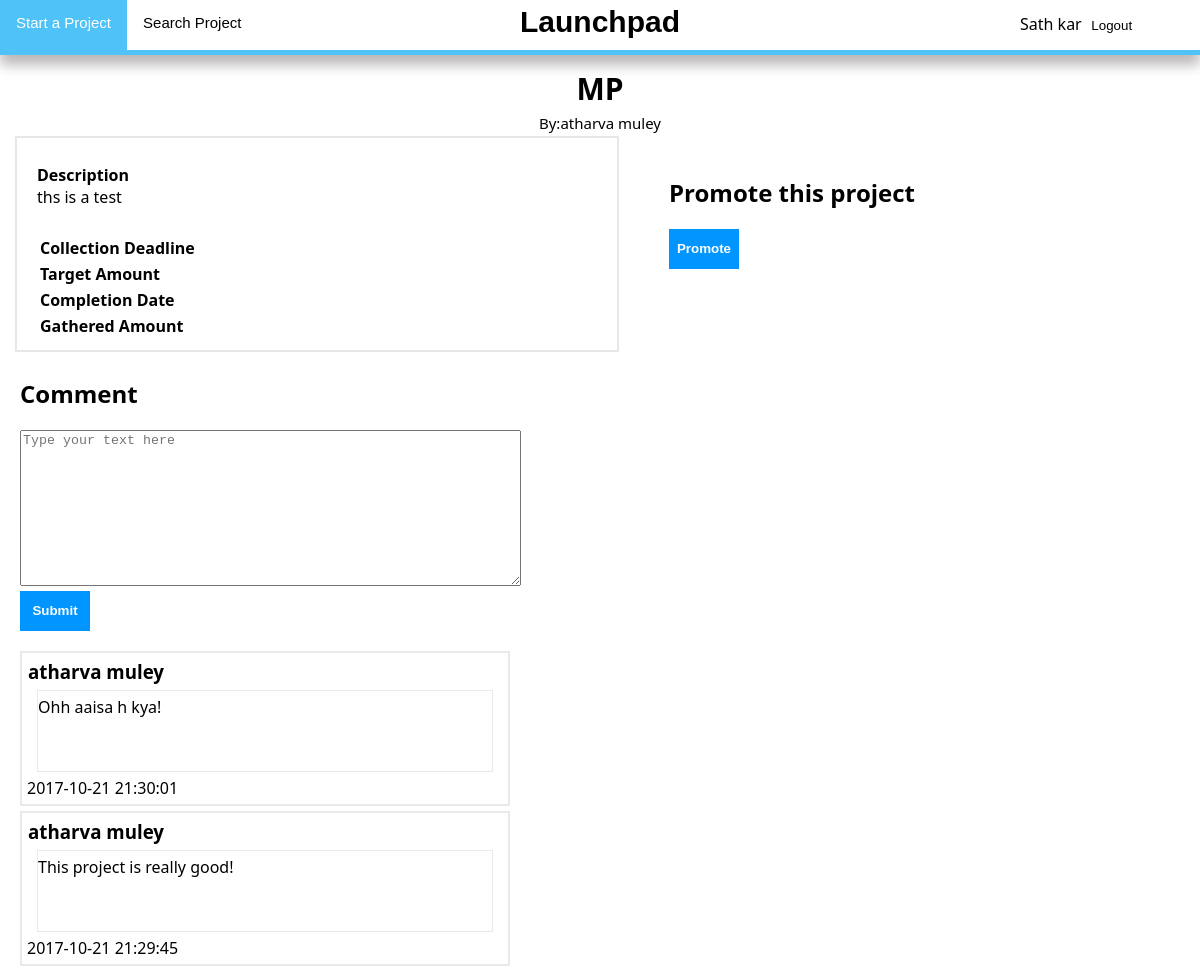
The page /project.php?id=8 (signed in) on the database its author committed.
### tables this page shows
CREATE TABLE `project` (
  `projectid` int(11) NOT NULL AUTO_INCREMENT,
  `project_title` varchar(500) DEFAULT NULL,
  `project_desc` varchar(500) DEFAULT NULL,
  `owner` int(11) DEFAULT NULL,
  `timestamp` datetime DEFAULT NULL,
  PRIMARY KEY (`projectid`),
  KEY `owner` (`owner`),
  CONSTRAINT `project_ibfk_1` FOREIGN KEY (`owner`) REFERENCES `user` (`userid`)
);

CREATE TABLE `user` (
  `userid` int(11) NOT NULL AUTO_INCREMENT,
  `first_name` varchar(30) DEFAULT NULL,
  `last_name` varchar(30) DEFAULT NULL,
  `email` varchar(50) DEFAULT NULL,
  `password` varchar(100) DEFAULT NULL,
  `wallet_balance` double DEFAULT NULL,
  `gender` enum('M','F') DEFAULT NULL,
  `contact` int(11) DEFAULT NULL,
  PRIMARY KEY (`userid`)
);

CREATE TABLE `project_livefeed` (
  `projectid` int(11) DEFAULT NULL,
  `userid` int(11) DEFAULT NULL,
  `comment` text,
  `timestamp` datetime DEFAULT NULL,
  `commentid` int(11) NOT NULL AUTO_INCREMENT,
  PRIMARY KEY (`commentid`),
  KEY `projectid` (`projectid`),
  KEY `userid` (`userid`),
  CONSTRAINT `project_livefeed_ibfk_1` FOREIGN KEY (`projectid`) REFERENCES `project` (`projectid`),
  CONSTRAINT `project_livefeed_ibfk_2` FOREIGN KEY (`userid`) REFERENCES `user` (`userid`)
);

### project.php (the view, shortened to what this page needs)
<?php
    include("db_config.php");
    if(isset($_GET['id'])){
        $projectid = $_GET['id'];
        $get_project_details = "SELECT * FROM project where projectid=".$projectid;
        $result = $conn->query($get_project_details);
        $row = $result->fetch_assoc();
        $project_title = $row['project_title'];
        $project_desciption = $row['project_desc'];
        $ownerid = $row['owner'];
        $get_project_statistics = "SELECT * FROM project_statistics where projectid=".$projectid;
        $result = $conn->query($get_project_statistics);
        $row = $result -> fetch_assoc();
        $collection_deadline = $row['collection_deadline'];
        $target_amount = $row['target_amount'];
        $completion_date = $row['completion_date'] ;
        $gathered_amount = $row['gathered_amount'];
      $get_owner = "SELECT * FROM user where userid=".$ownerid;
      $result = $conn->query($get_owner);
      $row = $result->fetch_assoc();
      $owner_name = $row['first_name']." ".$row['last_name'];
    }
?>
<!DOCTYPE html>
<html lang="en">
<head>
    <link rel="stylesheet" href="css/project.css">
    <link rel="stylesheet" type="text/css" href="css/footer.css">
    <link rel="stylesheet" type="text/css" href="css/nav.css">
</head>
<body>
     <?php include("navbar.php"); ?>
        <div class="project-details">
            <div class="heading">
                <table align="center">
                    <tr id="project-title">
                        <td><?= $project_title;?></td>
                    </tr>
                     <tr id="project-owner">
                        <td>By:<?= $owner_name;?></td>
                    </tr>
                </table>
            </div>
            <div class="general-info">
                <p id="desc"><b>Description</b><br><?= $project_desciption; ?></p>
                <table>
                    <tr id="collection-deadline">
                        <td><b>Collection Deadline</b></td>
                        <td><?= $collection_deadline;?></td>
                    </tr>
                    <tr id="target-amount">
                        <td><b>Target Amount</b></td>
                        <td><?= $target_amount; ?></td>
                    </tr>
                    <tr id="completion-date">
                        <td><b>Completion Date</b></td>
                        <td><?= $completion_date; ?></td>
                    </tr>
                    <tr id="gathered-amount">
                        <td><b>Gathered Amount</b></td>
                        <td><?=$gathered_amount;?></td>
                    </tr>
                </table>
            </div>
            <div class="promote-area">
                <div class="promote-block">
                    <h2>Promote this project</h2>
                    <a href="promote.php?id=<?=$projectid;?>"><button id="promote-btn">Promote</button></a>
                </div>
            </div>
        </div>
        <div class="comment">
            <div class="comment-form">
                <h2>Comment</h2>
                <form method="post" action="add_comment.php?pid=<?= $projectid; ?>">
                    <textarea name="comment" placeholder="Type your text here" rows="10" cols="60" validate></textarea><br>
                    <input type="submit" name="submit">
                </form>
            </div>
            <div class="comment-area">
            <?php
            $fetch_comments = "SELECT * FROM project_livefeed where projectid=".$projectid." order by timestamp desc";
            $result = $conn->query($fetch_comments);
            if($result->num_rows>0){
                while($row = $result->fetch_assoc()){
                    $userid = $row['userid'];
                    $comment = $row['comment'];
                    $timestamp = $row['timestamp'];
                    $fetch_name = "SELECT first_name,last_name from user where userid=".$userid;
                    $result2 = $conn->query($fetch_name);
                    $row2 = $result2->fetch_assoc();
                    $name = $row2['first_name']. " ".$row2['last_name'];
                    echo "<div class=\"comment-block\">";
                    echo "<h3 id=\"comment-name\">{$name}</h3>";
                    echo "<p id=\"user-comment\">{$comment}</p>";
                    echo "<span id=\"timestamp\">{$timestamp}</span>";
                    echo "</div>";
                }
            }
            else{
                echo "No comments yet";
            }
            ?>
            </div>
        </div>
</body>
</html>

### css/project.css (style rules this page uses)
body,html { padding: 0; margin: 0; font-family: 'Segoe UI', Tahoma, sans-serif; }
.heading { clear: both; margin-top: 10px; }
#project-title { text-align: center; font-size: 30px; font-weight: bold; }
#project-owner { text-align: center; font-size: 15px; }
.general-info { margin-left: 15px; width:50%; float: left; border: 2px solid #e7e7e7; padding: 5px 0px; }
.general-info p { padding: 5px; margin-left: 15px; }
.general-info table { padding: 5px; margin-left: 15px; }
.promote-area { width: 45%; float: left; }
.promote-block { padding: 20px; margin-left: 30px; }
#promote-btn { width: 70px; height: 40px; color: white; background-color: #0095ff; font-weight: bold; border:0px solid; }
.comment { clear: both; width: 100%; }
.comment-form { padding:5px; margin: 15px; }
input[type=submit] { width: 70px; height: 40px; color: white; background-color: #0095ff; font-weight: bold; border:0px solid; }
.comment-area { width: 500px; margin-left: 15px; }
.comment-block { padding: 5px; margin: 5px; border: 2px solid #E7EAEB; }
#comment-name { padding: 1px; margin: 0px; }
#user-comment { padding: 5px 0px; background-color: white; min-height: 70px; border: 1px solid #E7EAEB; margin: 5px 10px; }

### css/nav.css (style rules this page uses)
body,html { margin: 0; padding: 0; }

### rows shown on the page
project: project_title "MP", project_desc "ths is a test"
user: owner_name "atharva muley"
project_livefeed: userid.last_name "atharva muley", comment "Ohh aaisa h kya!", timestamp "2017-10-21 21:30:01"
project_livefeed: userid.last_name "atharva muley", comment "This project is really good!", timestamp "2017-10-21 21:29:45"

### other values the page prints
$_SESSION["name"] "Sath kar"
